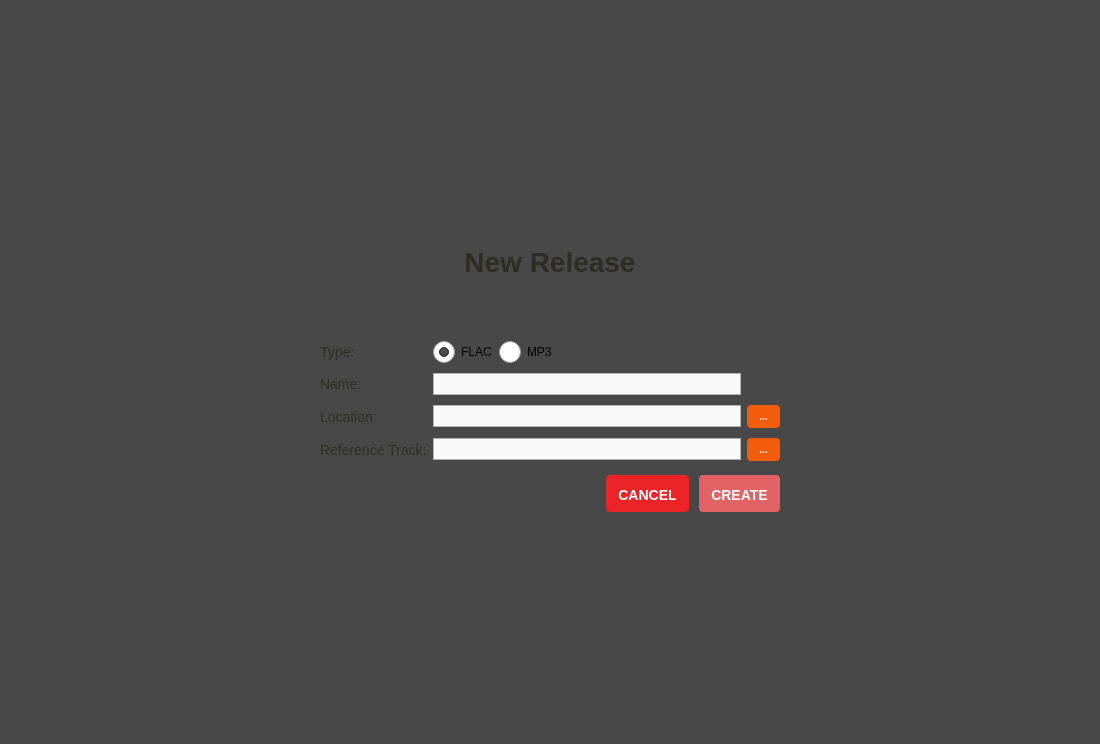
<?xml version="1.0" encoding="UTF-8"?>
<ui version="4.0">
 <class>new_album_page</class>
 <widget class="QFrame" name="new_album_page">
  <property name="geometry">
   <rect>
    <x>0</x>
    <y>0</y>
    <width>1100</width>
    <height>744</height>
   </rect>
  </property>
  <property name="styleSheet">
   <string notr="true">#new_album_page {
    background-color: #484848
}

#new_album_dialog {
	padding: 20px;
	min-width: 500px;
	max-width: 500px;
	min-height: 300px;
	max-height: 300px;
	background: white url(':/logo.png') no-repeat top left;
}

QLabel {
	color: #2D2D25;
	font-size: 14px;
}

QLineEdit {
	background-color: #F9F9F9;
	border: 1px solid #B1B1B1;
	color: #222222;
	min-height: 20px;
    selection-background-color: #F9CFBA;
	selection-color: #222222;
}

QRadioButton {
	min-height: 22px;
}

QLineEdit:focus {
	border: 1px solid #F79D6C;
}
</string>
  </property>
  <layout class="QGridLayout" name="gridLayout_2">
   <property name="leftMargin">
    <number>0</number>
   </property>
   <property name="topMargin">
    <number>0</number>
   </property>
   <property name="rightMargin">
    <number>0</number>
   </property>
   <property name="bottomMargin">
    <number>0</number>
   </property>
   <item row="0" column="0">
    <widget class="QWidget" name="new_album_dialog" native="true">
     <layout class="QVBoxLayout" name="verticalLayout_6">
      <property name="spacing">
       <number>5</number>
      </property>
      <property name="leftMargin">
       <number>40</number>
      </property>
      <property name="topMargin">
       <number>20</number>
      </property>
      <property name="rightMargin">
       <number>40</number>
      </property>
      <property name="bottomMargin">
       <number>30</number>
      </property>
      <item>
       <widget class="QLabel" name="title">
        <property name="styleSheet">
         <string notr="true">QLabel {
	font-size: 28px;
	font-weight: bold;
	margin-top: 24px;
    margin-bottom: 12px;
}</string>
        </property>
        <property name="text">
         <string>New Release</string>
        </property>
        <property name="alignment">
         <set>Qt::AlignCenter</set>
        </property>
       </widget>
      </item>
      <item>
       <spacer name="verticalSpacer_2">
        <property name="orientation">
         <enum>Qt::Vertical</enum>
        </property>
        <property name="sizeHint" stdset="0">
         <size>
          <width>20</width>
          <height>40</height>
         </size>
        </property>
       </spacer>
      </item>
      <item>
       <widget class="QWidget" name="new_album_info_container" native="true">
        <property name="styleSheet">
         <string notr="true">QPushButton {
	background-color: #F25C0A;
	border: 2px solid #F25C0A;
	border-radius: 4px;
	color: white;
	font-weight: bold;
	font-size: 10px;
	padding: 3px 10px;
}

QPushButton:hover,
QPushButton:focus {
	background-color: #D95109;
	border-color: #D95109;
}

QPushButton:pressed {
	border: 2px solid transparent;
}</string>
        </property>
        <layout class="QGridLayout" name="gridLayout">
         <property name="leftMargin">
          <number>0</number>
         </property>
         <property name="topMargin">
          <number>12</number>
         </property>
         <property name="rightMargin">
          <number>0</number>
         </property>
         <property name="verticalSpacing">
          <number>10</number>
         </property>
         <item row="0" column="1">
          <widget class="QWidget" name="widget" native="true">
           <property name="minimumSize">
            <size>
             <width>0</width>
             <height>22</height>
            </size>
           </property>
           <property name="focusPolicy">
            <enum>Qt::NoFocus</enum>
           </property>
           <property name="styleSheet">
            <string notr="true">QRadioButton::indicator {
    width: 22px;
    height: 22px;
}

QRadioButton::indicator::unchecked {
	image: url(:/images/radio-unchecked.png);
}

QRadioButton::indicator:unchecked:focus {
	image: url(:/images/radio-unchecked-focus.png);
}

QRadioButton::indicator:unchecked:pressed {
    image: url(:/images/radio-unchecked-pressed.png)
}

QRadioButton::indicator::checked {
    image: url(:/images/radio-checked.png)
}

QRadioButton::indicator:checked:focus {
    image: url(:/images/radio-checked-focus.png)
}

QRadioButton::indicator:checked:pressed {
    image: url(:/images/radio-checked-pressed.png)
}</string>
           </property>
           <layout class="QHBoxLayout" name="horizontalLayout_3">
            <property name="leftMargin">
             <number>0</number>
            </property>
            <property name="topMargin">
             <number>0</number>
            </property>
            <property name="rightMargin">
             <number>0</number>
            </property>
            <property name="bottomMargin">
             <number>0</number>
            </property>
            <item>
             <widget class="QRadioButton" name="_flac_button">
              <property name="focusPolicy">
               <enum>Qt::StrongFocus</enum>
              </property>
              <property name="text">
               <string>FLAC</string>
              </property>
              <property name="iconSize">
               <size>
                <width>22</width>
                <height>22</height>
               </size>
              </property>
              <property name="checked">
               <bool>true</bool>
              </property>
             </widget>
            </item>
            <item>
             <widget class="QRadioButton" name="_mp3_button">
              <property name="focusPolicy">
               <enum>Qt::StrongFocus</enum>
              </property>
              <property name="styleSheet">
               <string notr="true"/>
              </property>
              <property name="text">
               <string>MP3</string>
              </property>
             </widget>
            </item>
            <item>
             <spacer name="horizontalSpacer">
              <property name="orientation">
               <enum>Qt::Horizontal</enum>
              </property>
              <property name="sizeHint" stdset="0">
               <size>
                <width>40</width>
                <height>20</height>
               </size>
              </property>
             </spacer>
            </item>
           </layout>
          </widget>
         </item>
         <item row="8" column="0">
          <widget class="QLabel" name="track_location_label">
           <property name="text">
            <string>Reference Track:</string>
           </property>
           <property name="buddy">
            <cstring>track_location</cstring>
           </property>
          </widget>
         </item>
         <item row="4" column="1">
          <widget class="QLineEdit" name="album_name"/>
         </item>
         <item row="4" column="0">
          <widget class="QLabel" name="album_name_label">
           <property name="text">
            <string>Name:</string>
           </property>
           <property name="buddy">
            <cstring>album_name</cstring>
           </property>
          </widget>
         </item>
         <item row="6" column="0">
          <widget class="QLabel" name="album_location_label">
           <property name="text">
            <string>Location:</string>
           </property>
           <property name="buddy">
            <cstring>album_location</cstring>
           </property>
          </widget>
         </item>
         <item row="8" column="1">
          <widget class="QLineEdit" name="track_location"/>
         </item>
         <item row="8" column="2">
          <widget class="QPushButton" name="browse_track_location_button">
           <property name="cursor">
            <cursorShape>PointingHandCursor</cursorShape>
           </property>
           <property name="focusPolicy">
            <enum>Qt::ClickFocus</enum>
           </property>
           <property name="text">
            <string>...</string>
           </property>
          </widget>
         </item>
         <item row="6" column="2">
          <widget class="QPushButton" name="browse_album_location_button">
           <property name="cursor">
            <cursorShape>PointingHandCursor</cursorShape>
           </property>
           <property name="focusPolicy">
            <enum>Qt::ClickFocus</enum>
           </property>
           <property name="text">
            <string>...</string>
           </property>
          </widget>
         </item>
         <item row="0" column="0">
          <widget class="QLabel" name="label">
           <property name="text">
            <string>Type:</string>
           </property>
           <property name="buddy">
            <cstring>_flac_button</cstring>
           </property>
          </widget>
         </item>
         <item row="6" column="1">
          <widget class="QLineEdit" name="album_location"/>
         </item>
        </layout>
       </widget>
      </item>
      <item>
       <widget class="QWidget" name="buttons_container" native="true">
        <property name="styleSheet">
         <string notr="true">QPushButton {
	background-color: #EC2327;
	border: 2px solid #EC2327;
	border-radius: 4px;
	font-size: 14px;
	font-weight: bold;
	color: white;
	padding: 10px 10px 7px 10px;
}

QPushButton:hover {
	background-color: #D42023;
	border-color: #D42023;
}

QPushButton:pressed {
	border: 2px solid transparent;
}

QPushButton:disabled {
	border-color: #E16365;
	background-color: #E16365;
}</string>
        </property>
        <layout class="QHBoxLayout" name="horizontalLayout_12">
         <property name="spacing">
          <number>10</number>
         </property>
         <property name="leftMargin">
          <number>0</number>
         </property>
         <property name="topMargin">
          <number>0</number>
         </property>
         <property name="rightMargin">
          <number>0</number>
         </property>
         <property name="bottomMargin">
          <number>0</number>
         </property>
         <item>
          <spacer name="horizontalSpacer_9">
           <property name="orientation">
            <enum>Qt::Horizontal</enum>
           </property>
           <property name="sizeHint" stdset="0">
            <size>
             <width>40</width>
             <height>20</height>
            </size>
           </property>
          </spacer>
         </item>
         <item>
          <widget class="QPushButton" name="cancel_button">
           <property name="cursor">
            <cursorShape>PointingHandCursor</cursorShape>
           </property>
           <property name="text">
            <string>CANCEL</string>
           </property>
          </widget>
         </item>
         <item>
          <widget class="QPushButton" name="create_button">
           <property name="enabled">
            <bool>false</bool>
           </property>
           <property name="cursor">
            <cursorShape>PointingHandCursor</cursorShape>
           </property>
           <property name="text">
            <string>CREATE</string>
           </property>
          </widget>
         </item>
        </layout>
       </widget>
      </item>
     </layout>
    </widget>
   </item>
  </layout>
  <action name="cancel_creation_action">
   <property name="text">
    <string>Cancel Creation</string>
   </property>
   <property name="shortcut">
    <string>Esc</string>
   </property>
   <property name="shortcutContext">
    <enum>Qt::WindowShortcut</enum>
   </property>
  </action>
  <action name="create_album_action">
   <property name="enabled">
    <bool>false</bool>
   </property>
   <property name="text">
    <string>Create album</string>
   </property>
   <property name="shortcut">
    <string>Return</string>
   </property>
   <property name="shortcutContext">
    <enum>Qt::WindowShortcut</enum>
   </property>
  </action>
 </widget>
 <tabstops>
  <tabstop>_flac_button</tabstop>
  <tabstop>_mp3_button</tabstop>
  <tabstop>album_name</tabstop>
  <tabstop>album_location</tabstop>
  <tabstop>track_location</tabstop>
  <tabstop>create_button</tabstop>
  <tabstop>cancel_button</tabstop>
 </tabstops>
 <resources/>
 <connections>
  <connection>
   <sender>cancel_button</sender>
   <signal>clicked()</signal>
   <receiver>cancel_creation_action</receiver>
   <slot>trigger()</slot>
   <hints>
    <hint type="sourcelabel">
     <x>682</x>
     <y>512</y>
    </hint>
    <hint type="destinationlabel">
     <x>-1</x>
     <y>-1</y>
    </hint>
   </hints>
  </connection>
  <connection>
   <sender>create_button</sender>
   <signal>clicked()</signal>
   <receiver>create_album_action</receiver>
   <slot>trigger()</slot>
   <hints>
    <hint type="sourcelabel">
     <x>769</x>
     <y>512</y>
    </hint>
    <hint type="destinationlabel">
     <x>-1</x>
     <y>-1</y>
    </hint>
   </hints>
  </connection>
 </connections>
</ui>
